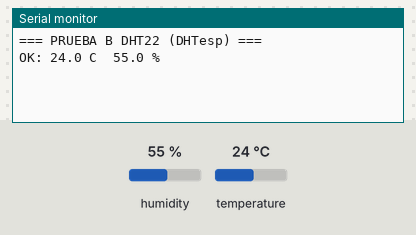
Simulated run of this sketch. Board: ESP32. Parts: the last lines printed to the serial monitor. The inputs (shaded band) are chosen by the test bench; at power-on: humidity 55 %, temperature 24 °C.

Above: at 4.2 s.
4.3 s: humidity set to 22 %
At 6.6 s:
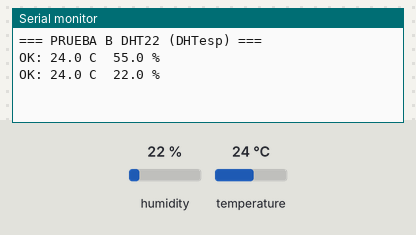
8.1 s: temperature set to 12 °C
At 10.4 s:
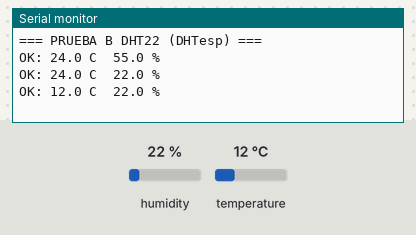
11.9 s: humidity set to 40 %
At 13.1 s:
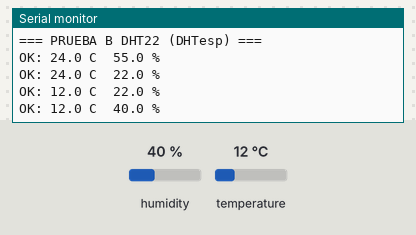
Timing chart, 0 to 14.9 s (numbered marks = the images above; inputs shaded):
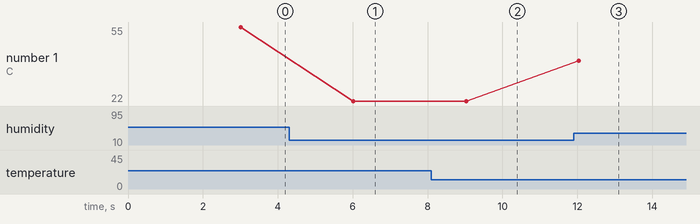

Measured:
- after the input at 4.3 s, the serial monitor: prints a new line after 1.7 s (image 1)
- after the input at 8.1 s, the serial monitor: prints a new line after 0.93 s (image 2)
- after the input at 11.9 s, the serial monitor: prints a new line after 0.14 s (image 3)
- plotted number 1: 55 → 22 after the input at 4.3 s, 22 → 40 after the input at 11.9 s

The sketch:

prueba_dht22_b.ino
```cpp
/*
 * Prueba B del DHT22 (librería DHTesp) - Omega Eléctrica
 * Requiere instalar: "DHT sensor library for ESPx" (autor: beegee_tokyo)
 * Monitor Serie a 115200.
 */
#include <DHTesp.h>

#define PIN_DHT 4

DHTesp dht;

void setup() {
  Serial.begin(115200);
  delay(500);
  Serial.println("\n=== PRUEBA B DHT22 (DHTesp) ===");
  dht.setup(PIN_DHT, DHTesp::DHT22);
  delay(2500);
}

void loop() {
  TempAndHumidity v = dht.getTempAndHumidity();
  if (dht.getStatus() == DHTesp::ERROR_NONE) {
    Serial.printf("OK: %.1f C  %.1f %%\n", v.temperature, v.humidity);
  } else {
    Serial.printf("Error: %s\n", dht.getStatusString());
  }
  delay(3000);
}
```
